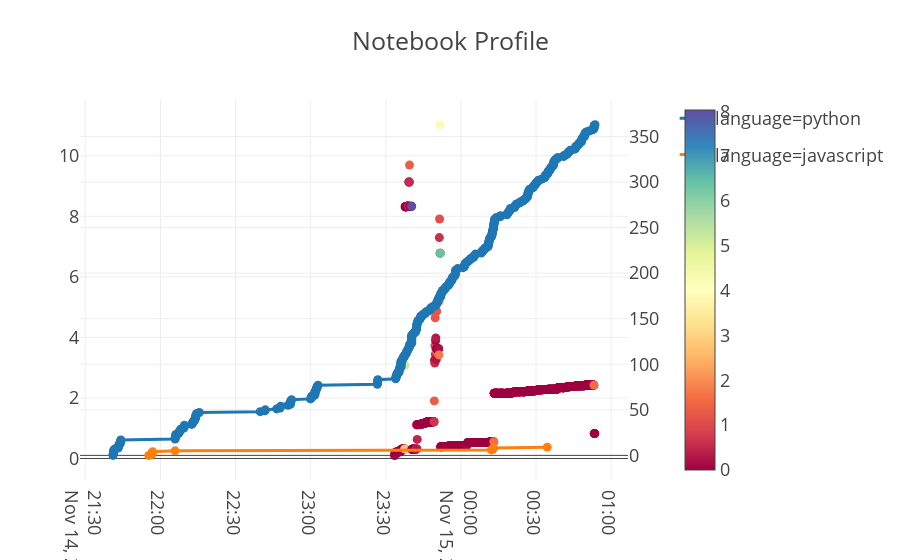

Notebook source saved alongside this figure:
### Markdown cell above
## User Profiling

*Not a terrible profile of what's happening in this Notebook*

### Code cell
clear_output()
combined = make_subplots(specs=[[{"secondary_y": True}]]).update_layout(template="presentation", title="Notebook Profile").update_coloraxes(colorscale="spectral")
combined.add_traces(log_fig().data, secondary_ys=[True,True]).add_trace(mem_fig().data[0])

### Figure 1 — Plotly figure (JSON) as saved in the notebook; plotly's stock layout.template omitted (floating-point values rounded to 4 significant figures; data arrays with more than 128 entries replaced by an {"elided": "..."} marker saying what was removed)
{"data": [{"hoverlabel": {"namelength": 0}, "hovertemplate": "<b>%{hovertext}</b><br><br>language=python<br>timestamp=%{x}", "hovertext": {"elided": "364 str values"}, "legendgroup": "language=python", "line": {"color": "#1F77B4", "dash": "solid"}, "mode": "markers+lines", "name": "language=python", "showlegend": true, "type": "scatter", "x": {"elided": "364 str values"}, "xaxis": "x", "yaxis": "y2"}, {"hoverlabel": {"namelength": 0}, "hovertemplate": "<b>%{hovertext}</b><br><br>language=javascript<br>timestamp=%{x}", "hovertext": ["%%javascript\nJupyter.events.on('execute.CodeCell', function(evt, data) {\n    console.log(data.cell);\n});", "%%javascript\nJupyter.notebook.events.on('execute.CodeCell', function(evt, data) {\n    console.log(data.cell);\n});", "%%javascript\nJupyter.notebook.events.on('execute.CodeCell', function(evt, data) {\n    console.log(data.cell);\n});", "%%javascript\nJupyter.notebook.events.on('execute.CodeCell', function(evt, data) {\n    console.log(data.cell);\n});", "%%javascript\nJupyter.notebook.events.on('execute.CodeCell', function(evt, data) {\n    console.log(data.cell.input);\n});", "%%javascript\nJupyter.notebook.events.on('execute.CodeCell', function(evt, data) {\n    console.log(data.cell.input[0].innerText);\n});", "import plotly.express as px\nfrom IPython.display import clear_output\nlogs.loc[logs[\"input\"].str.contains(\"%%javascript\"),\"language\"]=\"javascript\"\nlogs.loc[~logs[\"input\"].str.contains(\"javascript\"),\"language\"]=\"python\"\nlogs.groupby(\"language\").count()", "import plotly.express as px\nfrom IPython.display import clear_output\nlogs.loc[logs[\"input\"].str.contains(\"%%javascript\"),\"language\"]=\"javascript\"\nlogs.loc[~logs[\"input\"].str.contains(\"javascript\"),\"language\"]=\"python\"\nlogs.groupby(\"language\").count()", "import plotly.express as px\nfrom IPython.display import clear_output\nlogs.loc[logs[\"input\"].str.contains(\"%%javascript\"),\"language\"]=\"javascript\"\nlogs.loc[~logs[\"input\"].str.contains(\"%%javascript\"),\"language\"]=\"python\"\nlogs.groupby(\"language\").count()", "def get_logs():\n    logs = pd.read_csv(\"log_mania.csv\", names=[\"input\",\"user\",\"timestamp\"], parse_dates=[\"timestamp\"])\n    logs.loc[logs[\"input\"].str.contains(\"%%javascript\"),\"language\"]=\"javascript\"\n    logs.loc[~logs[\"input\"].str.contains(\"%%javascript\"),\"language\"]=\"python\"\n    return logs\nlogs = get_logs()\nlogs.tail()"], "legendgroup": "language=javascript", "line": {"color": "#FF7F0E", "dash": "solid"}, "mode": "markers+lines", "name": "language=javascript", "showlegend": true, "type": "scatter", "x": ["2019-11-14T21:55:22", "2019-11-14T21:56:37", "2019-11-14T21:56:41", "2019-11-14T21:56:42", "2019-11-14T21:56:54", "2019-11-14T22:05:51", "2019-11-15T00:12:08", "2019-11-15T00:12:51", "2019-11-15T00:12:57", "2019-11-15T00:34:28"], "xaxis": "x", "yaxis": "y2"}, {"hoverlabel": {"namelength": 0}, "hovertemplate": "timestamp=%{x}<br>GB=%{y}<br>speed=%{marker.color}", "legendgroup": "", "marker": {"color": {"elided": "874 float values"}, "coloraxis": "coloraxis", "symbol": "circle"}, "mode": "markers", "name": "", "showlegend": false, "type": "scatter", "x": {"elided": "874 str values"}, "xaxis": "x", "y": {"elided": "874 float values"}, "yaxis": "y"}], "layout": {"coloraxis": {"colorscale": [[0, "rgb(158,1,66)"], [0.1, "rgb(213,62,79)"], [0.2, "rgb(244,109,67)"], [0.3, "rgb(253,174,97)"], [0.4, "rgb(254,224,139)"], [0.5, "rgb(255,255,191)"], [0.6, "rgb(230,245,152)"], [0.7, "rgb(171,221,164)"], [0.8, "rgb(102,194,165)"], [0.9, "rgb(50,136,189)"], [1, "rgb(94,79,162)"]]}, "title": {"text": "Notebook Profile"}, "xaxis": {"anchor": "y", "domain": [0, 0.94]}, "yaxis": {"anchor": "x", "domain": [0, 1]}, "yaxis2": {"anchor": "x", "overlaying": "y", "side": "right"}}}
